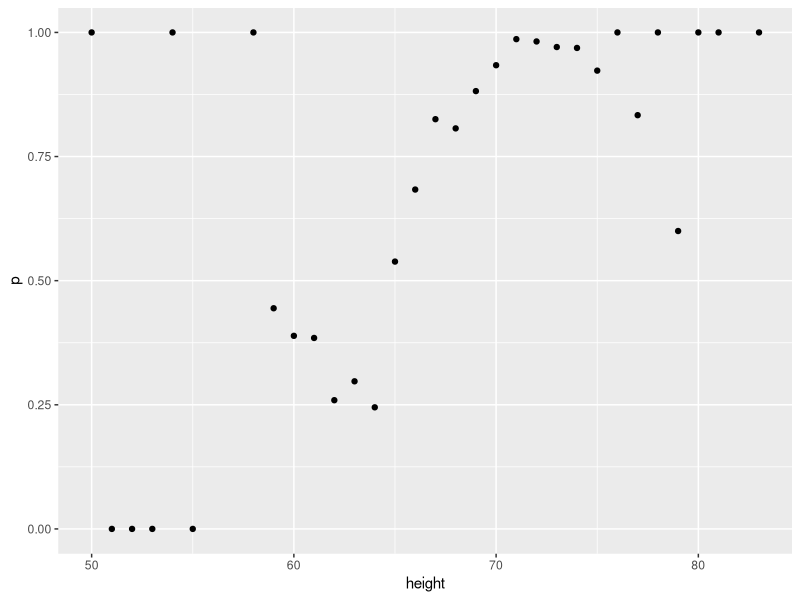
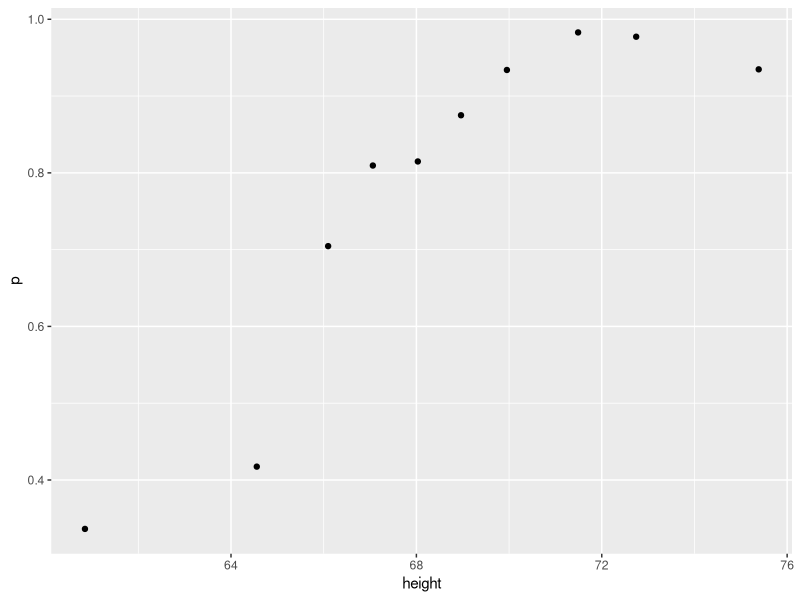
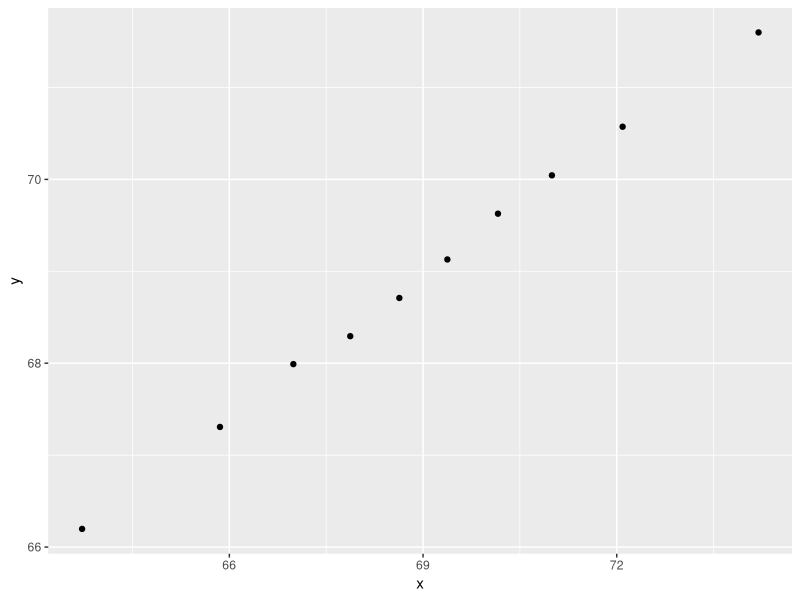

Generate these figures, in order, with R:
## ---- chunk 1
library(dslabs)
library(tidyverse)
data("heights")
  heights %>% 
	mutate(height = round(height)) %>%
	group_by(height) %>%
	summarize(p = mean(sex == "Male")) %>%
	qplot(height, p, data =.)
## ---- chunk 2
ps <- seq(0, 1, 0.1)
heights %>% 
	mutate(g = cut(height, quantile(height, ps), include.lowest = TRUE)) %>%
	group_by(g) %>%
	summarize(p = mean(sex == "Male"), height = mean(height)) %>%
	qplot(height, p, data =.)
## ---- chunk 3
Sigma <- 9*matrix(c(1,0.5,0.5,1), 2, 2)
dat <- MASS::mvrnorm(n = 10000, c(69, 69), Sigma) %>%
	data.frame() %>% setNames(c("x", "y"))

ps <- seq(0, 1, 0.1)
dat %>% 
	mutate(g = cut(x, quantile(x, ps), include.lowest = TRUE)) %>%
  group_by(g) %>%
  summarize(y = mean(y), x = mean(x)) %>%
	qplot(x, y, data =.)
